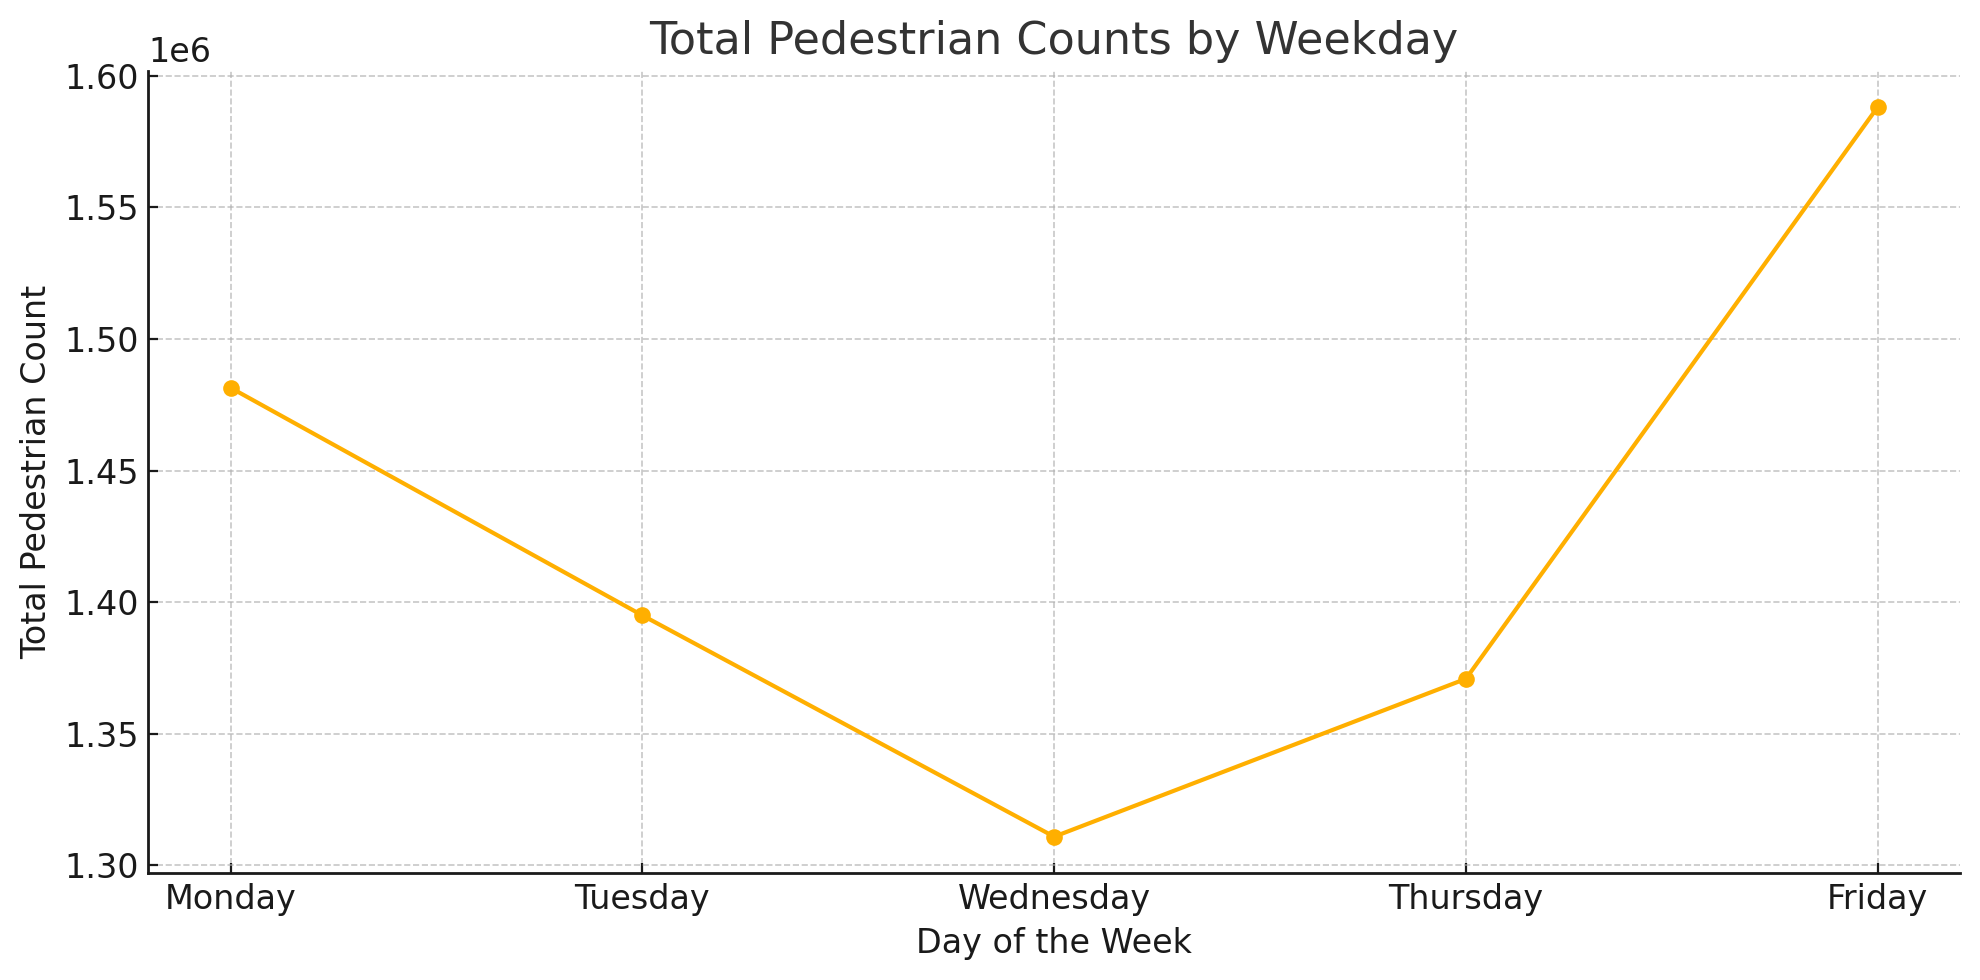

The Python source for this figure:
import pandas as pd
import matplotlib.pyplot as plt

# Step 1: Load the data
url = "https://data.cityofnewyork.us/api/views/6fi9-q3ta/rows.csv?accessType=DOWNLOAD"
df = pd.read_csv(url)

# Step 2: Convert 'hour_beginning' to datetime format
df['hour_beginning'] = pd.to_datetime(df['hour_beginning'])

# Step 3: Extract the day of the week (0 = Monday, ..., 6 = Sunday)
df['day_of_week'] = df['hour_beginning'].dt.dayofweek

# Step 4: Map day numbers to actual weekday names
day_map = {0: 'Monday', 1: 'Tuesday', 2: 'Wednesday', 3: 'Thursday',
           4: 'Friday', 5: 'Saturday', 6: 'Sunday'}
df['day_name'] = df['day_of_week'].map(day_map)

# Step 5: Filter for weekdays (Monday to Friday -> day_of_week < 5)
weekdays_df = df[df['day_of_week'] < 5]

# Step 6: Group by weekday name and calculate total pedestrian counts
weekday_counts = weekdays_df.groupby('day_name')['Pedestrians'].sum()

# Step 7: Reorder the days for correct plotting order
weekday_counts = weekday_counts.reindex(['Monday', 'Tuesday', 'Wednesday', 'Thursday', 'Friday'])

# Step 8: Plot the data
plt.figure(figsize=(10, 5))
plt.plot(weekday_counts.index, weekday_counts.values, marker='o')
plt.title("Total Pedestrian Counts by Weekday")
plt.xlabel("Day of the Week")
plt.ylabel("Total Pedestrian Count")
plt.grid(True)
plt.tight_layout()
plt.show()
